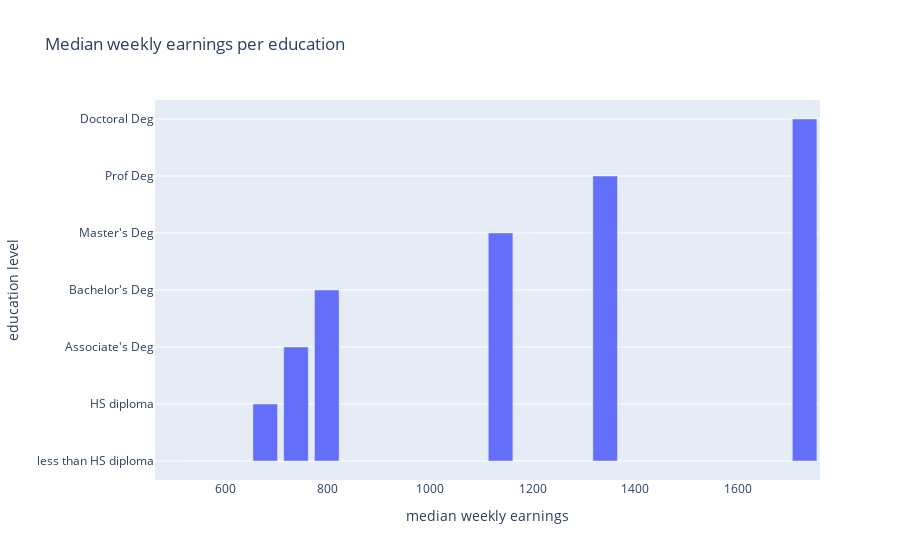

The code cell stored with this chart in its notebook:
### Markdown cell above
For example, *education* and *income*:

### Code cell
import plotly.graph_objects as go
education_levels = ['less than HS diploma', 'HS diploma', "Associate's Deg", "Bachelor's Deg", "Master's Deg", "Prof Deg", "Doctoral Deg"]
earnings = [493, 678, 738, 798, 1137, 1341, 1730, 1623]
layout = {
    'xaxis': {'title': 'median weekly earnings'}, 'title': 'Median weekly earnings per education',
    'yaxis': {'title': 'education level'}, 
}
scatter = go.Bar(x = earnings, y = education_levels)
go.Figure(scatter, layout = layout)

### Figure 1 — Plotly figure (JSON) as saved in the notebook; plotly's stock layout.template omitted (floating-point values rounded to 4 significant figures)
{"data": [{"type": "bar", "x": [493, 678, 738, 798, 1137, 1341, 1730, 1623], "y": ["less than HS diploma", "HS diploma", "Associate's Deg", "Bachelor's Deg", "Master's Deg", "Prof Deg", "Doctoral Deg"]}], "layout": {"autosize": true, "title": {"text": "Median weekly earnings per education"}, "xaxis": {"autorange": true, "range": [463, 1760], "title": {"text": "median weekly earnings"}, "type": "linear"}, "yaxis": {"autorange": true, "range": [-0.3333, 6.333], "title": {"text": "education level"}, "type": "category"}}}
